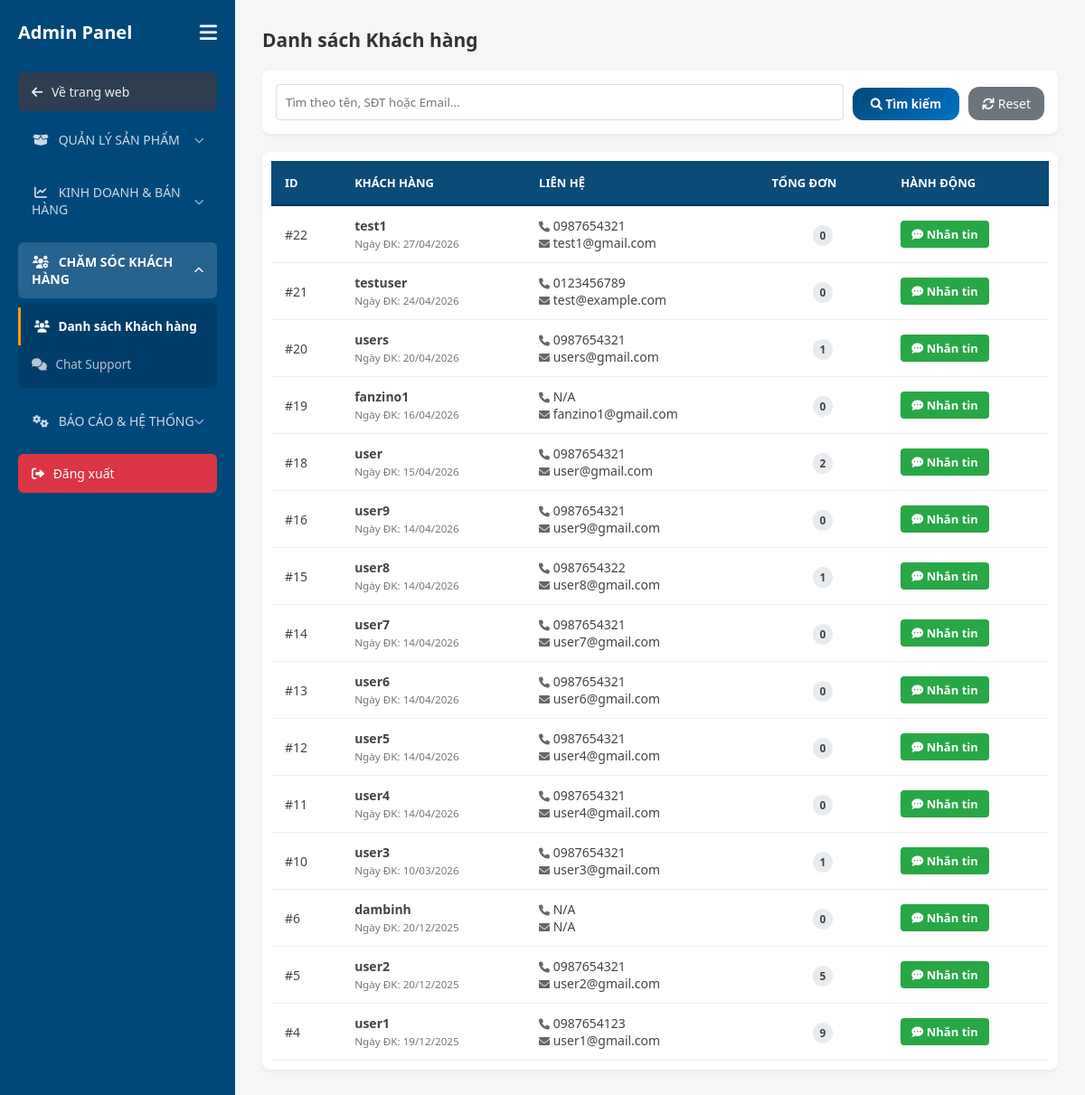
Page /admin/customers.php (signed in) on the committed database.
### tables this page shows
CREATE TABLE `users` (
  `id` int(11) NOT NULL,
  `username` varchar(50) NOT NULL,
  `email` varchar(255) DEFAULT NULL,
  `phone` varchar(20) DEFAULT NULL,
  `address` text DEFAULT NULL,
  `password` varchar(255) NOT NULL,
  `role` enum('admin','user') DEFAULT 'user',
  `created_at` timestamp NOT NULL DEFAULT current_timestamp()
);

### admin/customers.php (the view, shortened to what this page needs)
<?php
include '../config/db.php';
$search = $_GET['search'] ?? '';
$where = "role = 'user'";
$sql = "SELECT u.id, u.username, u.email, u.phone, u.created_at,
        (SELECT COUNT(id) FROM orders WHERE user_id = u.id) as total_orders
        FROM users u
        WHERE $where
        ORDER BY u.id DESC";
$result = $conn->query($sql);
?>
<!DOCTYPE html>
<html lang="vi">
<head>
    <link rel="stylesheet" href="../assets/css/admin.css">
    <link rel="stylesheet" href="https://cdnjs.cloudflare.com/ajax/libs/font-awesome/6.0.0/css/all.min.css">
</head>
<body>
    <div class="admin-container">
        <?php include '../includes/admin_sidebar.php'; ?>
        <div class="admin-content">
            <div class="header-action">
                <h2>Danh sách Khách hàng</h2>
            </div>
            <form method="GET" class="filter-wrapper customers-filter-form">
                <input type="text" name="search" class="form-control-sm customers-filter-input"
                    placeholder="Tìm theo tên, SĐT hoặc Email..." value="<?= htmlspecialchars($search) ?>">
                <button type="submit" class="btn-filter"><i class="fa fa-search"></i> Tìm kiếm</button>
                <a href="customers.php" class="btn-reset"><i class="fa fa-refresh"></i> Reset</a>
            </form>
            <div class="table-responsive customers-table-wrap">
                <table class="admin-table">
                    <thead>
                        <tr>
                            <th>ID</th>
                            <th>Khách hàng</th>
                            <th>Liên hệ</th>
                            <th class="text-center">Tổng đơn</th>
                            <th>Hành động</th>
                        </tr>
                    </thead>
                    <tbody>
                        <?php if ($result && $result->num_rows > 0): ?>
                        <?php while ($row = $result->fetch_assoc()): ?>
                        <tr>
                            <td>#<?= $row['id'] ?></td>
                            <td>
                                <b><?= htmlspecialchars($row['username']) ?></b><br>
                                <small class="customer-date-small">Ngày ĐK:
                                    <?= date('d/m/Y', strtotime($row['created_at'])) ?></small>
                            </td>
                            <td>
                                <i class="fa fa-phone customer-phone-icon"></i>
                                <?= htmlspecialchars($row['phone'] ?? 'N/A') ?><br>
                                <i class="fa fa-envelope customer-phone-icon"></i>
                                <?= htmlspecialchars($row['email'] ?? 'N/A') ?>
                            </td>
                            <td class="text-center">
                                <span class="badge-total-orders"><?= $row['total_orders'] ?></span>
                            </td>
                            <td>
                                <a href="chat.php?user_id=<?= $row['id'] ?>" class="btn-chat-customer">
                                    <i class="fa-solid fa-comment-dots"></i> Nhắn tin
                                </a>
                            </td>
                        </tr>
                        <?php endwhile; ?>
                        <?php else: ?>
                        <tr>
                            <td colspan="5" class="text-center-pad">Không tìm thấy khách hàng nào.</td>
                        </tr>
                        <?php endif; ?>
                    </tbody>
                </table>
            </div>
        </div>
    </div>
</body>
</html>

### assets/css/admin.css (style rules this page uses)
:root { --primary: #00487a; --accent: #dc3545; --bg-gray: #f4f6f8; --white: #ffffff; --text: #333; --border: #e5e7eb; }
* { margin: 0; padding: 0; box-sizing: border-box; font-family: "Segoe UI", sans-serif; }
body { background-color: var(--bg-gray); color: var(--text); font-size: 14px; animation: pageSmoothLoad 0.25s ease-out forwards; }
.admin-content { transition: opacity 0.3s ease; }
a { text-decoration: none; color: inherit; }
.admin-container { display: flex; min-height: 100vh; background: #f4f6f8; }
.admin-content { flex: 1; padding: 30px; overflow-y: auto; }
.header-action { display: flex; justify-content: space-between; align-items: center; margin-bottom: 20px; }
.admin-table { width: 100%; border-collapse: collapse; background: white; border-radius: 8px; font-size: 14px; margin-top: 0 !important; box-shadow: none !important; }
.admin-table thead { background-color: #264980; color: white; }
.admin-table thead th { padding: 15px; text-align: left; font-weight: 700; text-transform: uppercase; font-size: 13px; border-bottom: 2px solid #00365a; position: sticky; top: 0; z-index: 10; background-color: #0a4b78; }
.admin-table td { padding: 12px 15px; border-bottom: 1px solid #eee; vertical-align: middle; color: #444; }
.filter-wrapper { background: #fff; padding: 20px; border-radius: 8px; margin-bottom: 20px; box-shadow: 0 2px 5px rgba(0, 0, 0, 0.05); display: flex; gap: 15px; flex-wrap: wrap; align-items: flex-end; }
.form-control-sm { width: 100%; padding: 8px; border: 1px solid #ddd; border-radius: 4px; }
.btn-filter { background: linear-gradient(135deg, #00487a, #0073c4); color: white; padding: 9px 20px; border: none; border-radius: 12px; cursor: pointer; font-weight: bold; }
.btn-reset { background: #6c757d; color: white; padding: 9px 15px; text-decoration: none; border-radius: 12px; font-size: 14px; display: inline-block; }
.customers-filter-form { display: flex; gap: 10px; margin-bottom: 20px; background: #fff; padding: 15px; border-radius: 8px; box-shadow: 0 2px 5px rgba(0, 0, 0, 0.05); }
.customers-filter-input { flex: 1; padding: 10px; border: 1px solid #ddd; border-radius: 4px; }
.customers-table-wrap { background: white; border-radius: 8px; padding: 10px; box-shadow: 0 2px 5px rgba(0, 0, 0, 0.05); }
.customer-date-small { color: #777; }
.customer-phone-icon { font-size: 12px; color: #666; }
.badge-total-orders { background: #e9ecef; padding: 3px 8px; border-radius: 12px; font-weight: bold; font-size: 12px; }
.btn-chat-customer { display: inline-block; background: #28a745; color: white; padding: 6px 12px; border-radius: 4px; text-decoration: none; font-size: 13px; font-weight: bold; }
.text-center { text-align: center; }

### rows in the picture
users: id "22", username "test1", created_at "27/04/2026", phone "0987654321", email "test1@gmail.com", total_orders "0"
users: id "21", username "testuser", created_at "24/04/2026", phone "0123456789", email "test@example.com", total_orders "0"
users: id "20", username "users", created_at "20/04/2026", phone "0987654321", email "users@gmail.com", total_orders "1"
users: id "19", username "fanzino1", created_at "16/04/2026", phone "N/A", email "fanzino1@gmail.com", total_orders "0"
users: id "18", username "user", created_at "15/04/2026", phone "0987654321", email "user@gmail.com", total_orders "2"
users: id "16", username "user9", created_at "14/04/2026", phone "0987654321", email "user9@gmail.com", total_orders "0"
users: id "15", username "user8", created_at "14/04/2026", phone "0987654322", email "user8@gmail.com", total_orders "1"
users: id "14", username "user7", created_at "14/04/2026", phone "0987654321", email "user7@gmail.com", total_orders "0"
users: id "13", username "user6", created_at "14/04/2026", phone "0987654321", email "user6@gmail.com", total_orders "0"
users: id "12", username "user5", created_at "14/04/2026", phone "0987654321", email "user4@gmail.com", total_orders "0"
users: id "11", username "user4", created_at "14/04/2026", phone "0987654321", email "user4@gmail.com", total_orders "0"
users: id "10", username "user3", created_at "10/03/2026", phone "0987654321", email "user3@gmail.com", total_orders "1"
users: id "6", username "dambinh", created_at "20/12/2025", phone "N/A", email "N/A", total_orders "0"
users: id "5", username "user2", created_at "20/12/2025", phone "0987654321", email "user2@gmail.com", total_orders "5"
users: id "4", username "user1", created_at "19/12/2025", phone "0987654123", email "user1@gmail.com", total_orders "9"
